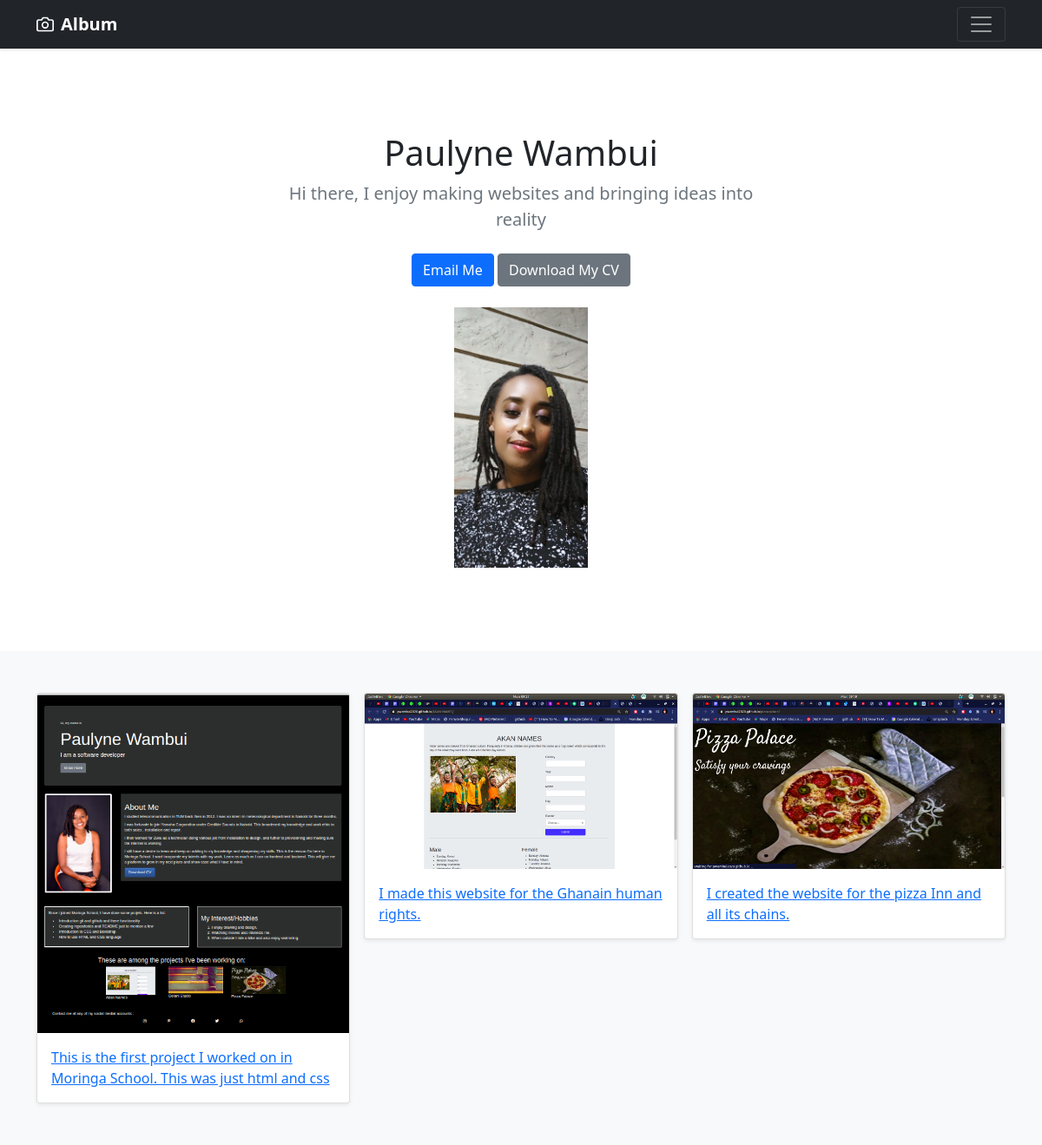
The page / on the database its author committed.
### jobs/models.py (models this page shows, shortened)
class Job(models.Model):
    image = models.ImageField(upload_to='images/')
    summary = models.CharField(max_length=200)

### jobs/views.py (the view)
# urls.py: 2. Add a URL to urlpatterns:  path('', views.home, name='home')
def home(request):
    jobs = Job.objects
    return render (request, 'jobs/home.html', {'jobs':jobs})

### jobs/templates/jobs/home.html (shortened to what this page needs)
<!doctype html>
<html lang="en">
{% load static %}
<head>
  <link href="{% static 'css/bootstrap.min.css' %}" rel="stylesheet">
</head>
<body>
  <header>
    <div class="navbar navbar-dark bg-dark shadow-sm">
      <div class="container">
        <a href="#" class="navbar-brand d-flex align-items-center">
          <strong>Album</strong>
        </a>
        <button class="navbar-toggler" type="button" data-bs-toggle="collapse" data-bs-target="#navbarHeader"
          aria-controls="navbarHeader" aria-expanded="false" aria-label="Toggle navigation">
          <span class="navbar-toggler-icon"></span>
        </button>
      </div>
    </div>
  </header>
  <main>
    <section class="py-5 text-center container">
      <div class="row py-lg-5">
        <div class="col-lg-6 col-md-8 mx-auto">
          <h1 class="fw-light">Paulyne Wambui</h1>
          <p class="lead text-muted">Hi there, I enjoy making websites and bringing ideas into reality</p>
          <p>
            <a href="mailto:pwambui13@gmail.com" class="btn btn-primary my-2">Email Me</a>
            <a href="#" class="btn btn-secondary my-2">Download My CV</a>
          </p>
          <img src="{% static 'half.jpg' %}" height=300>
        </div>
      </div>
    </section>
    <div class="album py-5 bg-light">
      <div class="container">
        <div class="row row-cols-1 row-cols-sm-2 row-cols-md-3 g-3">
          {% for job in jobs.all %}
          <div class="col">
            <a href="{% url 'detail' job.id %}">
              <div class="card shadow-sm">
                <img class="card-img-top" src="{{job.image.url}}">
                <div class="card-body">
                  <p class="card-text">{{ job.summary }}</p>
                </div>
              </div>
            </a>
          </div>
          {% endfor %}
        </div>
      </div>
    </div>
  </main>
</body>
</html>

### rows shown on the page
Job: image (picture), summary "This is the first project I worked on in Moringa School. This was just html and css"
Job: image (picture), summary "I made this website for the Ghanain human rights."
Job: image (picture), summary "I created the website for the pizza Inn and all its chains."
